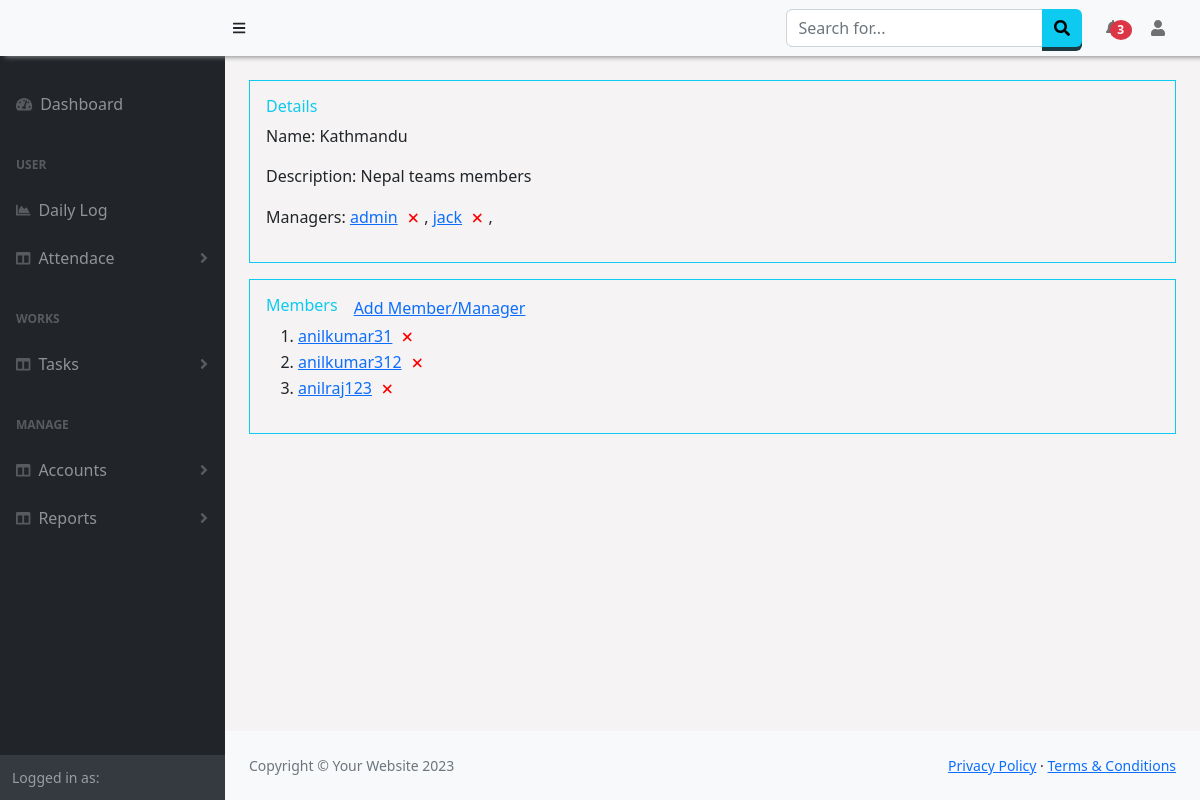
The page /validate/teams/1 on the database as committed earlier.
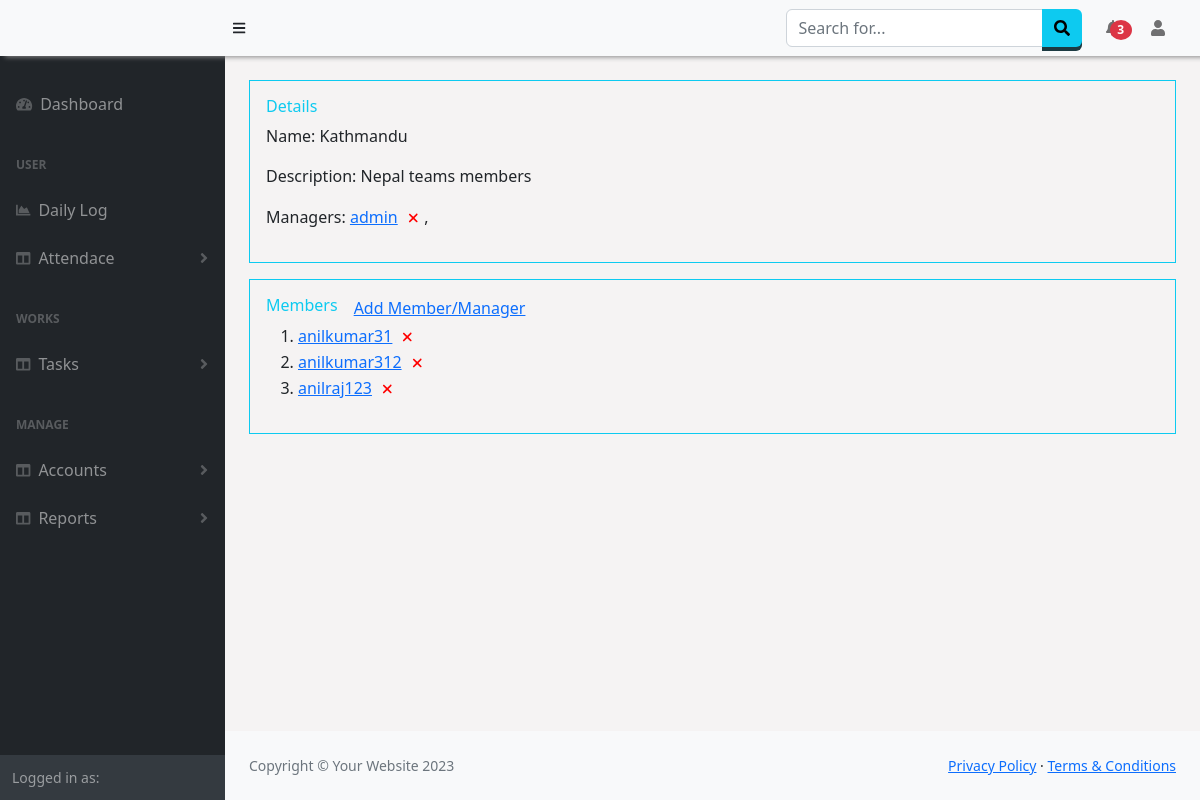
The same page on the database as committed later.
### Manager/models.py (models this page shows)
class TeamLeads(models.Model):
    team = models.ForeignKey(Teams, null=True, on_delete=models.SET_NULL)
    lead = models.ForeignKey(User, null=True, on_delete=models.SET_NULL)

class TeamUsers(models.Model):
    team = models.ForeignKey(Teams, null=True, on_delete=models.SET_NULL)
    user = models.ForeignKey(User, null=True, on_delete=models.CASCADE)

### Authentication/views.py (the view)
# urls.py: path('teams/<teamid>',views.getTeams,name='teams'),
def getTeams(request,teamid):
    team = Teams.objects.get(id=teamid)
    members = TeamUsers.objects.filter(team =teamid)
    manager = TeamLeads.objects.filter(team =teamid)
    return render(request,'Authentication/team.html',{'teams':team,'members':members,'manager':manager})

### Authentication/templates/Authentication/team.html (shortened to what this page needs)
{% extends "base.html" %}
{% block script %}
<link href="/static/jquery/dialog.css" rel="stylesheet" />
{% endblock%}
{% block content %}
<div >
    <div class="p-3 border border-info">
        <h6 class="text-info">Details</h6>
        <p>Name: {{teams.name}}</p>
        <p>Description: {{teams.description}}</p>
        <p>Managers: {% for m in manager %}<a href='#'>
                        {{m.lead}}<button class="ms-1" style="border:none;background-color:transparent;" onclick="remove('manager',{{m.lead_id}})"><i class='fas fa-remove' style='color: red;font-size:14px;'></i></button></a>,
                    {% endfor %}
    </div>
    <div class="p-3 mt-3 border border-info">
        <div class="d-flex justify-content">
            <div ><h6 class="text-info">Members</h6></div>
            <div class="ms-3" ><a href="#" data-bs-toggle="modal" data-bs-target="#addTeamModal"><span>Add Member/Manager</span></a></div>
        </div>
        <ol>
            {% for m in members %}
                <li><a href="#" >{{m.user}}</a><button class="ms-1" style="border:none;background-color:transparent;" onclick="remove('user',{{m.user_id}})"><i class='fas fa-remove' style='color: red;font-size:14px;'></i></button></li>
            {% endfor %}
        </ol>
    </div>
</div>
{% endblock %}

Rows that differ between the two databases and show on the page:
removed TeamLeads: lead "jack"
